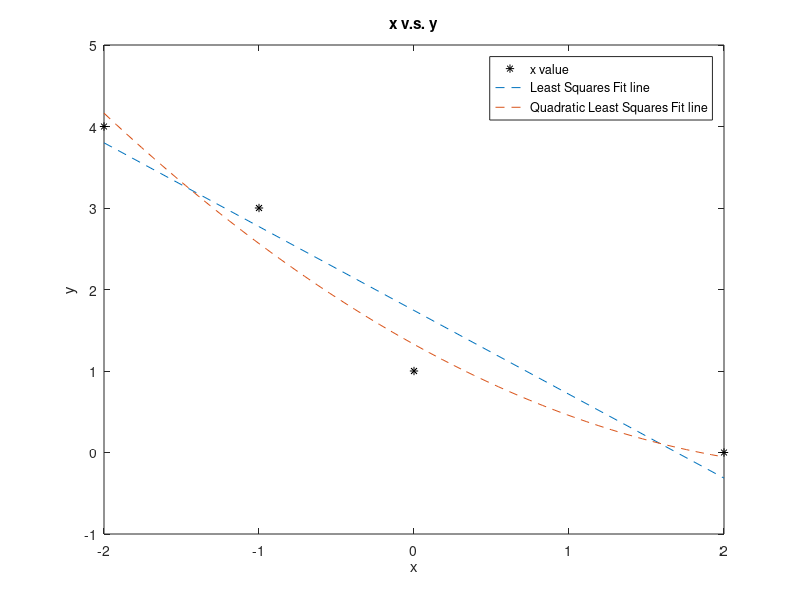

MATLAB code for this plot:
%ASEN 2012 HW 3
%AUTHOR: BEN HAGENAU
%DATE: 10/12/16

%This script will call functions to display the answers to question 2.2
%house keeping
clear all; 
clc;
%create data vectors
t = [-2 -1 0 2]';
y = [4 3 1 0]';
%create a time vector that will produce a smooth curve
t_ext = linspace(-2,2,100);

%(1): Find the best straight-line fit to this data having the form y = B0+B1t.
%define matrix A
A = ones(4,2);
A(:,1) = t;
%define matrix d
d = y;
%calculate coefficients [m b]
coeff = ((A'*A)^-1)*A'*d;
B1 = coeff(1);
B0 = coeff(2);
%define line of best fit
y_best = B1*t+B0;

%(2): Determine the uncertainty in the measurement of y if we assume a straight-line fit 
y_unc = sqrt(sum((y_best - y).^2)/2);

%(3): Determine the uncertainty in the coefficients m and b.
Q = (A'*A)^-1;
B1_error = sqrt(Q(1,1));
B0_error = sqrt(Q(2,2));

%(4): Find the best quadratic polynomial fit to this data having the form: y = B4t^2 + B3t +B2  
%create A matrix, A_quad
A_quad = ones(4,3);
A_quad(:,1) = t.^2;
A_quad(:,2) = t;
%calculate coefficients
coeff_quad = ((A_quad'*A_quad)^-1)*A_quad'*d;
B4 = coeff_quad(1);
B3 = coeff_quad(2);
B2 = coeff_quad(3);
%define line of best fit - use more t values, t_ext, to get a smooth curve
y_quad_best = B4*t.^2 + B3*t+B2;

%(5): Determine the uncertainty in the measurement of y if we assume a quadratic polynomial fit 
y_quad_unc = sqrt(sum((y_quad_best - y).^2)/2);

%(6): Determine the uncertainty in the coefficients B4, B3, and B1
Q_quad = (A_quad'*A_quad)^-1;
B4_error = sqrt(Q_quad(1,1));
B3_error = sqrt(Q_quad(2,2));
B2_error = sqrt(Q_quad(3,3));

%(7): Plot the data, the best straight-line fit and the best quadratic polynomial fit.
figure
plot(t,y,'k*')
hold on
plot(t,y_best,'--')
hold on
plot(t_ext,B4*t_ext.^2 + B3*t_ext+B2,'--')
xlabel('x')
ylabel('y')
title('x v.s. y')
legend('x value', 'Least Squares Fit line', 'Quadratic Least Squares Fit line')

%(8): Estimate the uncertainty in y at t = 5, if we use both the straight-line fit and the quadratic polynomial fit.
%calculate error in linear fit
linear_unc = sqrt([5 1]*Q*[5 1]');
%calculate error in quadratic fit
quadratic_unc = sqrt([25 5 1]*Q_quad*[25 5 1]');
%average error to get best error at t = 5
unct5 = (linear_unc+quadratic_unc)/2;

%write asnwers to output text file
fprintf(fopen('output_22.txt','w'), '(1): Best straight-line fit = %3.3f(t) + %3.3f\n',B1,B0);
fprintf(fopen('output_22.txt','a'), '(2): Uncertainty in y for the linear fit = %3.3f\n',y_unc);
fprintf(fopen('output_22.txt','a'), '(3): Uncertainty in B1 = %3.3f and uncertainty in B0 = %3.3f\n', B1_error,B0_error);
fprintf(fopen('output_22.txt','a'), '(4): Best quadratic-polynomial fit = %3.3f(t^2) - %3.3f(t) + %3.3f\n',B4,abs(B3),B2);
fprintf(fopen('output_22.txt','a'), '(5): Uncertainty in y for the polynomial fit = %3.3f\n',y_quad_unc);
fprintf(fopen('output_22.txt','a'), '(6): Uncertainty in B4 = %3.3f, uncertainty in B3 = %3.3f, and uncertainty in B2 = %3.3f\n', B4_error, B3_error, B2_error);
fprintf(fopen('output_22.txt','a'), '(8): Uncertainty in y at t = 5 using linear and quadratic fit lines = %3.3f', unct5);
